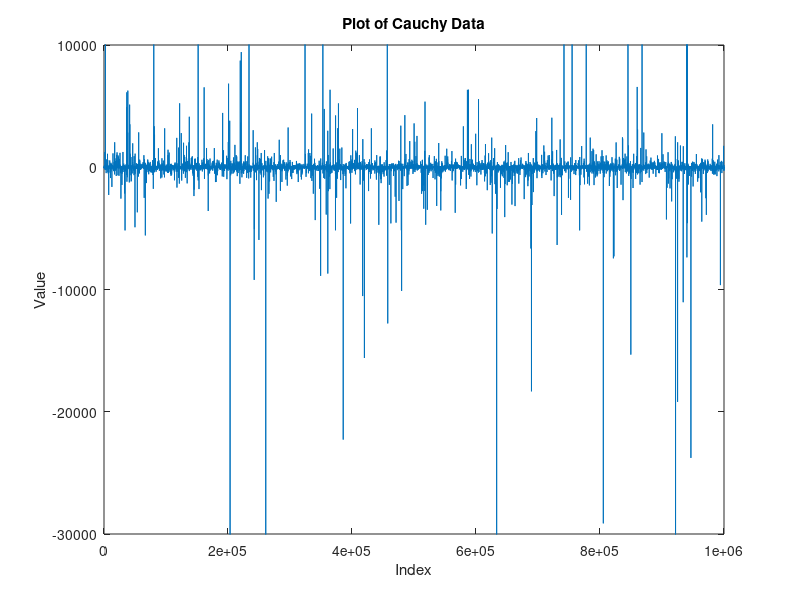

MATLAB code for this plot: (Note: this script raises an error after producing the figure.)
%%% Yuval Epstain Ofek
%%% FSP PS4
%% 1
clear all;close all;clc;

%%% 1. 
%Params
N = 1e6;
alpha = 0.544;

%Useful functions
theo_var = @(v) v/(v-2);
over_4 = @(vals) mean(abs(vals)>4);

%Generate distr. 
gauss = randn(N,1);
cauchy = alpha*tan(pi*rand(N, 1));
t5 = trnd(5,N,1)/sqrt(theo_var(5));
t10 = trnd(10,N,1)/sqrt(theo_var(10));

%Find the fractions
frac_gauss = over_4(gauss)
frac_cauchy = over_4(cauchy)
frac_t5 = over_4(t5)
frac_t10 = over_4(t10)

figure
plot(cauchy)
xlabel('Index')
ylabel('Value')
title('Plot of Cauchy Data')
yl = ylim;
ylim([yl(1)*0.2, yl(2)*0.2])
%We see some really high values, but with low prob. 

%% 2
clear all; 

N = 250;
z = [0.2, 0.5];
p = [-0.8, -0.7];
M =10;

%Useful quick functions
to_poly = @(v) [1, v(1)+v(2), v(1)*v(2)];

%Generating r
a = to_poly(z);
b = to_poly(p);

%Inititalize, first length(z) are before t = 0. 
v = randn(N+length(z),1);
r = zeros(N+length(z),1);
v(1:length(z)) = zeros(length(z), 1);
for i = 1:N
    %Forward propogate to be able to start loop at 1
    % z^-2 -> 1
    % ==> 1 -> z^2
    r(i+2) = -b(2)*r(i+1)-b(3)*r(i) + v(i+2) + a(2)*v(i+1)+a(3)*v(i);
end
r = r(end-N+1:end);

%%% I made a function that prints all of the useful values (see bottom)
AR_analysis(r, M, N)
% Eigenvalues are positive real :)

% We have |k|<1 for all k_i's. This means that Pm>0 and the process is not
% entirely predictable.

%% Close to unit root nonstationarity
%%%3. Here we add another z^-1 to the denominator. 
p3 = [1, -0.99];
b3 = conv(b,p3);

% Wasn't sure if to use the same v values or not so I tried both. There
% wasn't much of a difference, but I felt like the plot comparing the two
% r_t values ended up nicer when I kept the same v, so I ended up keeping
% the v from the previous problem (2). 

%v = randn(N+length(b3)-1,1);
v = [0;v];   %To account for the additional delay. 

r3 = zeros(N+length(b3)-1,1);
for i = 1:N
    %Forward propogate to be able to start loop at 1
    % z^-3 -> 1
    % ==> 1 -> z^3
    r3(i+3) = -b3(2)*r3(i+2)-b3(3)*r3(i+1)-b3(4)*r3(i)+ v(i+3)+ a(2)*v(i+2)+a(3)*v(i+1);
end
r3 = r3(end-N+1:end);
figure
plot(r)
hold on 
plot(r3)
xlabel('t')
ylabel('value')
legend('ARMA(2,2) r_t', 'ARIMA(2,1,2) r_t with (close to) unit root nonstationarity', ...
    'Location', 'southwest' )
title('Comparing ARMA(2,2) and ARIMA(2,1,2) generated r_t''s')
AR_analysis(r3, M, N)
% E-vals are still positive real, but much larger than before. 
% Again we don't have perfect predictability, but we are much closer than
% before. 
%%
s = r3(2:end)-r3(1:end-1);
AR_analysis(s, M, N-1)

%%%% Comments:
% We see that in our plot of the (\gamma(m) / \gamma(0))s when we use r by
% itself we have a lot of high values (to the point  where they don't go
% under 0.8 in certain cases. This isn't really good for the analysis. Once
% we take the first difference, we notice that the values drop a lot
% 'nicer' in a sense that they don't all have around the same value. The
% results of this are also followed with much smaller eigenvalues.

% If we were tasked with detecting the unit root nonstationarity, we can
% look at these plots and if the values are around the same high value we
% know there is a (close to) unit root nonstationarity. 
%% 4. repeating 2, but with student t-distr instead of N(0,1)
clear all
N = 250;
z = [0.2, 0.5];
p = [-0.8, -0.7];
M =10;

%Useful quick functions
to_poly = @(v) [1, v(1)+v(2), v(1)*v(2)];

%Generating r
a = to_poly(z);
b = to_poly(p);

theo_var = @(v) v/(v-2);

v = trnd(5,N+length(b)-1,1)/sqrt(theo_var(5));

r = zeros(N+length(b)-1,1);
v(1:length(z)) = zeros(length(z), 1);
for i = 1:N
    %Forward propogate to be able to start loop at 1
    % z^-2 -> 1
    % ==> 1 -> z^2
    r(i+2) = -b(2)*r(i+1)-b(3)*r(i) + v(i+2) + a(2)*v(i+1)+a(3)*v(i);
end
r = r(end-N+1:end);


AR_analysis(r, M, N)
% Eigenvalues are positive real again:)
% Model is stable. 
% We have |k|<1 for all k_i's. This means that Pm>0 and the process is not
% entirely predictable. Value close to what we saw earlier. 

%% repeating 3, but with student t-distr instead of N(0,1)
p3 = [1, -0.99];
b3 = conv(b,p3);

% Wasn't sure if to use the same v values or not so I tried both. There
% wasn't much of a difference, but I felt like the plot comparing the two
% r_t values ended up nicer when I kept the same v, so I ended up keeping
% the v from the previous problem (2). 

%v = randn(N+length(b3)-1,1);
v = [0;v];   %To account for the additional delay. 

r3 = zeros(N+length(b3)-1,1);
for i = 1:N
    %Forward propogate to be able to start loop at 1
    % z^-3 -> 1
    % ==> 1 -> z^3
    r3(i+3) = -b3(2)*r3(i+2)-b3(3)*r3(i+1)-b3(4)*r3(i)+ v(i+3)+ a(2)*v(i+2)+a(3)*v(i+1);
end
r3 = r3(end-N+1:end);
figure
plot(r)
hold on 
plot(r3)
xlabel('t')
ylabel('value')
legend('ARMA(2,2) r_t', 'ARIMA(2,1,2) r_t with (close to) unit root nonstationarity', ...
    'Location', 'southwest' )
title('Comparing ARMA(2,2) and ARIMA(2,1,2) generated r_t''s')
AR_analysis(r3, M, N)
% E-vals are still positive real, but much larger than before, as we saw in
% problem 3. 
% Model is not as stable. 
% Again we don't have perfect predictability, but we are much closer than
% before. 
% I didn't see any stark differences between the two v distributions. 
%%
s = r3(2:end)-r3(1:end-1);
AR_analysis(s, M, N-1)

% Once again taking the first difference fixed the problems we saw with the
% unit root nonstationarity, and it affected the values in essentially the
% same ways. 

%% 5. 
clear all;close all;clc
N = 250;

%Problem Parameters
z = [0.2, 0.3];
p = [-0.2, -0.5];
delta =  [0.3;0.5];
G = [0.99, 0; ...
     0.3, 0.3];

A = [3, 4;...
     2, 3];
%Useful quick functions
to_poly = @(v) [1, v(1)+v(2), v(1)*v(2)];

%Generating 
a = to_poly(z);
b = to_poly(p);

% a. 
delta_p = A*delta
G_p = A*G*inv(A)

%%% Repeating 3 times: 
for jj = 1:3
    %b. we see that a_t = delta(1) + 0.99*a_t-1 + u_t.
    %Generate u_t:
    u_gen = [zeros(length(b)-1,1);randn(N,1)];
    u = zeros(N+length(b)-1,1);
    for i = 1:N
        u(i+2) = -b(2)*u(i+1)-b(3)*u(i) + u_gen(i+2) + a(2)*u_gen(i+1)+a(3)*u_gen(i);
    end
    u = u(end-N+1:end);    

    %Therefore a:
    a = zeros(N+1,1);
    for i = 1:N
        a(i+1) = delta(1) + G(1,1)*a(i) + u(i);
    end
    sig2_0 = mean(a.^2)/16

    %Generating the v
    theo_var = @(v) v/(v-2);

    sig2_0 = 1;

    %Gaussian
    v_g = sqrt(sig2_0)*randn(N,1);
    %Student t, v = 5
    v_t = trnd(5,N,1)/sqrt(theo_var(5)/sig2_0);

    %Then b: 
    b_g = zeros(N+1,1);
    b_t = zeros(N+1,1);
    for i = 1:N
        b_g(i+1) = delta(2) + G(2,1)*a(i) + G(2,2)*b_g(i) + v_g(i);
        b_t(i+1) = delta(2) + G(2,1)*a(i) + G(2,2)*b_t(i) + v_t(i);
    end

    r_g = A*[a.';b_g.'];
    r_t = A*[a.';b_t.'];


    %c. 
    figure
    subplot(3,1,1)
    plot(u)
    hold on
    plot(v_g)
    plot(v_t)
    xlabel('t')
    ylabel('value')
    legend('u_t', 'v_t - Gaussian', 'v_t - Student t')
    title('Graph of u_t and v_t''s')
    xlim([0,N])


    subplot(3,1,2)
    plot(a(2:end))
    hold on
    plot(b_g(2:end))
    plot(b_t(2:end))
    xlabel('t')
    ylabel('value')
    legend('a_t', 'b_t - Gaussian', 'b_t - Student t',...
         'Location', 'southeast')
    title('Graph of a_t and b_t''s')
    xlim([0,N])


    subplot(3,1,3)
    for i = 1:2
        plot(r_g(i,:))
        hold on
        plot(r_t(i,:))
    end
    xlabel('t')
    ylabel('value')
    legend('t_{1t} - Gaussian', 't_{1t} - Student t', 't_{2t} - Gaussian', ...
        't_{2t} - Student t', 'Location', 'southeast')
    title('Graph of r_t''s')
    xlim([0,N])
end

%d. 
coint = inv(A);
%a_t = coint(1,1)*r_{1t} + coint(1,2)*r_{2t}
%b_t = coint(2,1)*r_{1t} + coint(2,2)*r_{2t}

%e. 
%Autocorrelations
%Gaussian 
figure 
for i = 1:2    
    subplot(2,2,i)
    [acf,lags,bounds,h] = autocorr(r_g(i,:));
    title(['r_{',num2str(i),'t} Autocorrelation - Gaussian'])
end
%Student t
for i = 1:2    
    subplot(2,2,i+2)
    [acf,lags,bounds,h] = autocorr(r_t(i,:));
    title(['r_{',num2str(i),'t} Autocorrelation - Student t'])
end
%Cross correlations
figure 
subplot(2,1,1)
crosscorr(r_g(1,:), r_g(2,:))
title('r_t cross correlation - for Gaussian')

subplot(2,1,2)
crosscorr(r_t(1,:), r_t(2,:))
title('r_t cross correlation - for Student t')

%f. 
s_g = r_g(:,2:end)-r_g(:,1:end-1);
s_t = r_t(:,2:end)-r_t(:,1:end-1);

 
%Gaussian 
figure 
for i = 1:2    
    subplot(2,2,i)
    autocorr(s_g(i,:));
    title(['s_{',num2str(i),'t} Autocorrelation - Gaussian'])
end
%Student t
for i = 1:2    
    subplot(2,2,i+2)
    autocorr(s_t(i,:));
    title(['s_{',num2str(i),'t} Autocorrelation - Student t'])
end
%%% As expected, we see a much steeper decay. 
%Cross correlations
figure 
subplot(2,1,1)
crosscorr(s_g(1,:), s_g(2,:))

title('s_t cross correlation - for Gaussian')

subplot(2,1,2)
crosscorr(s_t(1,:), s_t(2,:))
title('s_t cross correlation - for Student t')

%g. 
%Generate c
xi = randn(N+1,1);
c = zeros(N+1,1);
for i = 1:N
   c(i+1) = 0.99*c(i) + xi(i);
end
c = c(end-N+1:end);

figure
for i = 1:2    
    subplot(2,2,i)
    crosscorr(c,r_g(i,:));
    title([' c & r_{',num2str(i),'t} Crosscorrelation - Gaussian'])
end
%Student t
for i = 1:2    
    subplot(2,2,i+2)
    crosscorr(c,r_t(i,:));
    title(['c &r_{',num2str(i),'t} Crosscorrelation - Student t'])
end

%%% As expected, we see much less crosscorrelation and changes every time I
%%% run the code

%% 6. 
%clear all;close all;clc;
%Import all as numeric matrix
uiopen('C:\Users\yuval\Documents\MATLAB\^SP500TR (1).csv',1)
uiopen('C:\Users\yuval\Documents\MATLAB\^SP500TR (2).csv',1)
uiopen('C:\Users\yuval\Documents\MATLAB\AAPL (1).csv',1)
uiopen('C:\Users\yuval\Documents\MATLAB\AAPL (2).csv',1)
uiopen('C:\Users\yuval\Documents\MATLAB\ADBE (1).csv',1)
uiopen('C:\Users\yuval\Documents\MATLAB\ADBE (2).csv',1)

%%
%useful Functions
lret = @(S) log(S(2:end)./S(1:end-1));

theo_var = @(v) v/(v-2);

%%% Organizing the financial data
Snp2018 = SP500TR1(:, end-1);
Snp2019 = SP500TR2(:, end-1);
APL18 = AAPL1(:, end-1);
APL19 = AAPL2(:, end-1);
ADBE18 = ADBE1(:, end-1);
ADBE19 = ADBE2(:, end-1);

R_18 = 1000*lret(Snp2018);
R_19 = 1000*lret(Snp2019);
SR_18 = R_18.^2/1000;
SR_19 = R_19.^2/1000;

AR_18 = 1000*lret(APL18);
AR_19 = 1000*lret(APL19);
SAR_18 = AR_18.^2/1000;
SAR_19 = AR_19.^2/1000;

ADR_18 = 1000*lret(ADBE18);
ADR_19 = 1000*lret(ADBE19);
SADR_18 = ADR_18.^2/1000;
SADR_19 = ADR_19.^2/1000;

%Plotting returns and square returns
figure
subplot(2,3,1)
plot(R_18)
hold on 
plot(SR_18)
xlim([0, length(SR_18)])
xlabel('Time')
ylabel('Value (in 10^{-3})')
legend('Returns', 'Square Returns')
title('S&P500 2018 Returns')

subplot(2,3,2)
plot(AR_18)
hold on 
plot(SAR_18)
xlim([0, length(SAR_18)])
xlabel('Time')
ylabel('Value (in 10^{-3})')
legend('Returns', 'Square Returns')
title('Apple 2018 Returns')


subplot(2,3,3)
plot(ADR_18)
hold on 
plot(SADR_18)
xlim([0, length(SADR_18)])
xlabel('Time')
ylabel('Value (in 10^{-3})')
legend('Returns', 'Square Returns')
title('Adobe 2017 Returns')
legend('Returns', 'Square Returns')

subplot(2,3,4)
plot(R_19)
hold on 
plot(SR_19)
xlim([0, length(SR_19)])
title('S&P500 2019 Returns')
xlabel('Time')
ylabel('Value (in 10^{-3})')
legend('Returns', 'Square Returns')

subplot(2,3,5)
plot(AR_19)
hold on 
plot(SAR_19)
xlim([0, length(SAR_19)])
title('Apple 2019 Returns')
xlabel('Time')
ylabel('Value (in 10^{-3})')
legend('Returns', 'Square Returns')

subplot(2,3,6)
plot(ADR_19)
hold on 
plot(SADR_19)
xlim([0, length(SADR_19)])
title('Adobe 2019 Returns')
xlabel('Time')
ylabel('Value (in 10^{-3})')
legend('Returns', 'Square Returns')

%Subtract sample means
R_18 = R_18 - mean(R_18);
R_19 = R_19 - mean(R_19);
SR_18 = SR_18 - mean(SR_18);
SR_19 = SR_19 - mean(SR_19);
AR_18 = AR_18 - mean(AR_18);
AR_19 = AR_19 - mean(AR_19);
SAR_18 = SAR_18 - mean(SAR_18);
SAR_19 = SAR_19 - mean(SAR_19);
ADR_18 = ADR_18 - mean(ADR_18);
ADR_19 = ADR_19 - mean(ADR_19);
SADR_18 = SADR_18 - mean(SADR_18);
SADR_19 = SADR_19 - mean(SADR_19);


%Checking Autocorrelations: 
%S&P500
figure
sgtitle('S&P500')
subplot(2,2,1)
autocorr(R_18);
title('Autocorrelation for Returns - 2018')
subplot(2,2,3)
autocorr(SR_18);
title('Autocorrelation for Square Returns - 2018')

subplot(2,2,2)
autocorr(R_19);
title('Autocorrelation for Returns - 2019')
subplot(2,2,4)
autocorr(SR_19);
title('Autocorrelation for Square Returns - 2019')

%APPLE
figure
sgtitle('Apple')
subplot(2,2,1)
autocorr(AR_18);
title('Autocorrelation for Returns - 2018')
subplot(2,2,3)
autocorr(SAR_18);
title('Autocorrelation for Square Returns - 2018')

subplot(2,2,2)
autocorr(AR_19);
title('Autocorrelation for Returns - 2019')
subplot(2,2,4)
autocorr(SAR_19);
title('Autocorrelation for Square Returns - 2019')

%Adobe
figure
sgtitle('Adobe')
subplot(2,2,1)
autocorr(ADR_18);
title('Autocorrelation for Returns - 2018')
subplot(2,2,3)
autocorr(SADR_18);
title('Autocorrelation for Square Returns - 2018')

subplot(2,2,2)
autocorr(ADR_19);
title('Autocorrelation for Returns - 2019')
subplot(2,2,4)
autocorr(SADR_19);
title('Autocorrelation for Square Returns - 2019')
%All look good

%%
%a. 
N =250;
w = 0.5;
alpha = 0.3;
beta = 0.4;

%Gaussian
z = [0;randn(N,1)];
[r_g, sigma_g] = synthesizeGARCH(z, w, alpha, beta);

figure
subplot (2,1,1)
plot(r_g)
hold on
plot(sigma_g)
xlabel('t')
ylabel('value')
title('Superimposed r_t and \sigma_t, Gaussian z_t')
legend('r_t', '\sigma_t')
xlim([0,N])

%Student t
st = [0; trnd(5,N,1)/sqrt(theo_var(5))];
[r_s, sigma_s] = synthesizeGARCH(st, w, alpha, beta);

subplot (2,1,2)
plot(r_s)
hold on
plot(sigma_s)
xlabel('t')
ylabel('value')
title('Superimposed r_t and \sigma_t, Student-t z_t, \nu = 5')
legend('r_t', '\sigma_t')
xlim([0,N])

%%% Gaussian
% Estimating GARCH
Mdl = garch(1,1);
EstGARCH = estimate(Mdl, r_g)
%We get values close to, but not equal to the values we were expecting (I
%saw fluctuations in all paramaters by around 0.2. 

% Estimating ARCH
Mdl = garch(0,2);
EstARCH = estimate(Mdl, r_g);

sig_h = simulate(EstARCH, N);
r_h = z(2:end).*sig_h;

figure
plot(r_h)
hold on
plot(sig_h)
xlabel('t')
ylabel('value')
title('Superimposed r_t and \sigma_t, as generated by ARCH model (Gaussian)')
legend('r_t', '\sigma_t')
xlim([0,N])
% Comments:
% Yes, we have a good match for the volitility. 


%%% Student t
% Estimating GARCH
Mdl = garch(1,1);
EstGARCH = estimate(Mdl, r_s)
%We get values close to, but not equal to the values we were expecting (I
%saw fluctuations in all paramaters by around 0.2. 

% Estimating ARCH
Mdl = garch(0,2);
EstARCH = estimate(Mdl, r_s);

sig_h = simulate(EstARCH, N);
r_h = st(2:end).*sig_h;

figure
plot(r_h)
hold on
plot(sig_h)
xlabel('time')
ylabel('Value')
title('Superimposed r_t and \sigma_t, as generated by ARCH model (Student t)')
legend('r_t', '\sigma_t')
xlim([0,N])
% Comments:
% student t-distribution didn't have too much of a difference on the
% parameter values, as they were still close to the values we used to
% generate the data. This time, however, the volitility wasn't as good of a
% match for the r_t anymore. 

%%
%%% b. Financial data

figure
sgtitle('S&P500')
subplot(2,2,1)
runestimate(R_18, 'r_t and  infered \sigma_t - 2018 Returns')
subplot(2,2,2)
runestimate(R_19, 'r_t and  infered \sigma_t - 2019 Returns')
subplot(2,2,3)
runestimate(SR_18, 'r_t and  infered \sigma_t - 2018 Square Returns')
subplot(2,2,4)
runestimate(SR_19, 'r_t and  infered \sigma_t - 2019 Square Returns')

figure
sgtitle('Apple')
subplot(2,2,1)
runestimate(AR_18, 'r_t and  infered \sigma_t - 2018 Returns')
subplot(2,2,2)
runestimate(AR_19, 'r_t and  infered \sigma_t - 2019 Returns')
subplot(2,2,3)
%Had lower bound errors, so I increased the scale:
runestimate(SAR_18*10000, 'r_t and  infered \sigma_t - 2018 Square Returns')
ylabel('value (in 10^{-8})')
subplot(2,2,4)
runestimate(SAR_19, 'r_t and  infered \sigma_t - 2019 Square Returns')

figure
sgtitle('Adobe')
subplot(2,2,1)
runestimate(ADR_18, 'r_t and  infered \sigma_t - 2018 Returns')
subplot(2,2,2)
runestimate(ADR_19, 'r_t and  infered \sigma_t - 2019 Returns')
subplot(2,2,3)
runestimate(SADR_18*1e3, 'r_t and  infered \sigma_t - 2018 Square Returns')
subplot(2,2,4)
runestimate(SADR_19, 'r_t and  infered \sigma_t - 2019 Square Returns')

%%% Comments:
% The values we get for the volitility seem to fit the data pretty well
% for all cases (ARCH vs. GARCH and square returns vs.% returns),
% which we see by how the variances were almost like an envelope 
% to the returns. The metrics for the estimates also showed this to be the 
% case. Note that in some instances the square returns were initially too 
% small and I had to rescale it. 

%% Functions
function runestimate(data, ttle)
N = length(data);
EstGARCH = estimate(garch(1,1),data);
EstARCH = estimate(garch(0,2), data);

v_garch = infer(EstGARCH, data);
v_arch = infer(EstARCH, data);

plot(data)
hold on
plot(sqrt(v_garch))
plot(sqrt(v_arch))
xlabel('t')
ylabel('value (in 10^{-3})')
title(ttle)
legend('r_t', '\sigma_t - GARCH', '\sigma_t - ARCH')
xlim([0,N])
end

function [r, sigma] = synthesizeGARCH(z, w, alpha, beta)
N = length(z);
sigma = zeros(N,1);    
r = zeros(N,1);
for i = 1:N-1
    sigma(i+1) = sqrt(w+alpha*r(i)^2+beta*sigma(i)^2);
    r(i+1) = sigma(i+1)*z(i+1);
end

end

function AR_analysis(r, M, N)
%a. 
figure
[acf,~,~,~] = autocorr(r, 'NumLags', M);

%b. 
gamma_0 = var(r);
C = toeplitz(acf*gamma_0);
evals = sort(eig(C), 'descend')

%c. 
L_chol = chol(C,'lower');
D = diag(diag(L_chol).^2);
L = (L_chol*(D^-0.5));

%d. 
P = zeros(M, 1);
F = zeros(M+1);
for m = 1:M
    [a,P(m),k] = levinson(C(:,1), m);
    F(end-(m):end, end-m) = a;
end
F(end,end) = 1;
%e. 
FCFT = F*C*F.';

%Check the diagonal of D and the values of P are REALLY close.
L1_P_D_distance = max(P - diag(D(2:end, 2:end)))

%Check if and the inverse of L are also pretty close.
L1_F_Linv_distance = max(max(F- inv(L)))

%f.
A = zeros(N-1,M+1);
A(:,1) = 1;
for n = 1:N-1   %Don't include the last timestep bc there is nothing to predict then. 
    A(n,2:2+(n-max(1,n-M+1))) = flip(r(max(1,n-M+1):n));
end

pA = pinv(A);
w_0 = pA*r(2:end);
Fm_LS_coeff_difference = F(:,1)+w_0

%g. 
abs_k = abs(k)
end
